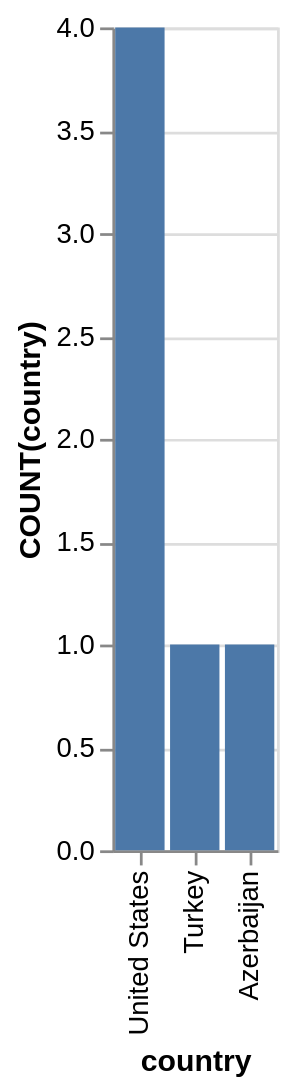

Here is the Vega-Lite specification saved for this chart:
### Vega-Lite specification from a JSON file in a GitHub repository (floating-point values rounded to 4 significant figures)
{"data": {"values": [{"x_data": "United States", "y_data": 4}, {"x_data": "Turkey", "y_data": 1}, {"x_data": "Azerbaijan", "y_data": 1}]}, "mark": "bar", "encoding": {"x": {"field": "x_data", "type": "nominal", "title": "country", "sort": {"op": "sum", "field": "y_data", "order": "descending"}}, "y": {"field": "y_data", "type": "quantitative", "title": "COUNT(country)"}}}
